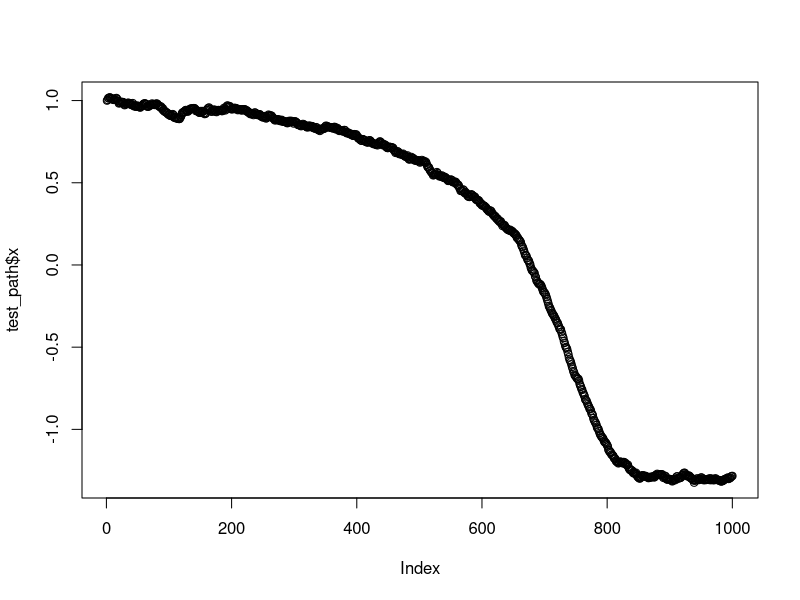

R code for this plot: (Note: this script raises an error after producing the figure.)
## ---- chunk 1
library(ggplot2)
## ---- chunk 2
make_path <- function(x0, beta4 = 1, beta2 = 1, sigma = 1, tmax = 2, deltat = 0.01, lambda0 = 0.5, lambda_end){
  t <- seq(from = 0, to = tmax, by = deltat)
  x <- numeric(length = length(t))
  x[1] <- x0
  dW <- rnorm(n = length(t) - 1)
  lambda <- seq(from = lambda0, to = lambda_end, along.with = t)
  drift <- function(x, lambda){
    -beta4*x^3 + beta2*x + lambda
  }
  for (i in (2:length(t))){
    x[i] <- x[i-1] + drift(x = x[i-1], lambda = lambda[i-1])*deltat + dW[i]*sqrt(deltat)*sigma
  }
  data.frame(t,x)
}
## ---- chunk 3
test_path <- make_path(x0 = 1, sigma = 0.05, tmax = 10, deltat = 0.01, lambda0 = 0, lambda_end = -1)
plot(test_path$x)
## ---- chunk 4
hypothesis_tester <- function(data, beta4 = 1, beta2 = 1, classifier = z_test){
  x <- data$x
  t <- data$t
  deltat <- t[2] - t[1]
  drift <- function(x){
    -beta4*x^3 + beta2*x
  }
  x_predicted <- numeric(length = length(x))
  x_predicted[1] <- x[1]
  for (i in (2:length(x_predicted))){
    x_predicted[i] <- x[i-1] + drift(x[i-1])*deltat
  }
  residuals <- (x-x_predicted)[2:length(x)]
  out <- z_test(residuals)
  out
}
## ---- chunk 5
z_test <- function(x, alpha = 0.6){
  rejected <- 0
  Z <- mean(x, na.rm = TRUE)/sd(x, na.rm = TRUE)
  if (pnorm(abs(Z)) > 1-(1-alpha)/2){
    rejected <- 1 #Reject = true => bifurcation detected
  }
  out <- c(rejected, Z)
}
## ---- chunk 6
test_path <- make_path(x0 = 1, sigma = 0.05, tmax = 10, deltat = 0.01, lambda0 = 0, lambda_end = -1)
hypothesis_tester(data = test_path)

## ---- chunk 7
sample_paths_maker <- function(model, n){
  sample_paths <- vector(mode = "list", length = n)
  for (i in (1:length(sample_paths))){
    sample_paths[[i]] <- model()
  }
  sample_paths
}
## ---- chunk 8
positive_rate_computer <- function(data, method){
  n <- length(data)
  positives <- 0
  for (i in (1:n)){
    positive <- method(data[[i]])[1]
    positives <- positives + positive
  }
  rate <- positives/n
  rate
}
## ---- chunk 9
model_H1 <- function(){
  make_path(x0 = 1, sigma = 0.05, tmax = 10, deltat = 0.01, lambda0 = 0, lambda_end = -1)
}
method <- hypothesis_tester
data <- sample_paths_maker(model = model_H1, n = 100)
## ---- chunk 10
true_positive_rate <- positive_rate_computer(data = data, method <- hypothesis_tester)
## ---- chunk 11
positive_rate_computer <- function(model, method, n = 100){
  #browser()
  positives <- 0
  for (i in (1:n)){
    test_path <- model()
    positive <- method(test_path)[1]
    positives <- positives + positive
  }
  rate <- positives/n
  rate
}
## ---- chunk 12
#Defining the parameters for the rate computation
model_H1 <- function(){
  make_path(x0 = 1, sigma = 0.05, tmax = 10, deltat = 0.01, lambda0 = 0, lambda_end = -1)
}
method <- hypothesis_tester
## ---- chunk 13
true_positive_rate <- positive_rate_computer(model = model_H1, method = method, n = 100)
## ---- chunk 14
u <- seq(from = 0.7, to = 0.8, length.out = 11)
thresh <- qnorm(u)[2:(length(u)-1)]
## ---- chunk 15
z_tester_maker <- function(thresh){
  z_test <- function(x, alpha){
    rejected <- 0
    Z <- mean(x, na.rm = TRUE)/sd(x, na.rm = TRUE)
    if (pnorm(abs(Z)) > 1-(1-alpha)/2){
      rejected <- 1 #Reject = true => bifurcation detected
    }
    out <- c(rejected, Z)
  }
  hypothesis_tester <- function(data, beta4 = 1, beta2 = 1, classifier = z_test){
    x <- data$x
    t <- data$t
    deltat <- t[2] - t[1]
    drift <- function(x){
      -beta4*x^3 + beta2*x
    }
    x_predicted <- numeric(length = length(x))
    x_predicted[1] <- x[1]
    for (i in (2:length(x_predicted))){
      x_predicted[i] <- x[i-1] + drift(x[i-1])*deltat
    }
    residuals <- (x-x_predicted)[2:length(x)]
    out <- z_test(x = residuals, alpha = thresh)
    out
  }
  hypothesis_tester
}
## ---- chunk 16
z_testers <- lapply(X = thresh, FUN = z_tester_maker)
## ---- chunk 17
positive_rates_computer <- function(data, methods){
  n <- length(data)
  l <- length(methods)
  rates <- numeric(length = l)
  for (i in (1:l)){
    rate <- positive_rate_computer(data = data, method = methods[[i]])
    rates[i] <- rate
  }
  rates
}
## ---- chunk 18
true_positive_rates <- positive_rates_computer(data = data, methods = z_testers)
## ---- chunk 19
model_H0 <- function(){
  make_path(x0 = 1, sigma = 0.05, tmax = 10, deltat = 0.01, lambda0 = 0, lambda_end = 0)
}
data_H0 <- sample_paths_maker(model = model_H0, n = 100)
## ---- chunk 20
false_positive_rates <- positive_rates_computer(data = data_H0, methods = z_testers)
## ---- chunk 21
sigma_test <- 0.1
tmax <- 10
deltat <- 0.1
u <- seq(from = 0.1, to = 0.9, length.out = 11)
thresh <- qnorm(u)[2:(length(u)-1)]

model_H0 <- function(){
  make_path(x0 = 1, sigma = sigma_test, tmax = tmax, deltat = deltat, lambda0 = 0, lambda_end = 0)
}
data_H0 <- sample_paths_maker(model = model_H0, n = 100)
model_H1 <- function(){
  make_path(x0 = 1, sigma =sigma_test, tmax = tmax, deltat = deltat, lambda0 = 0, lambda_end = -1)
}
data_H1 <- sample_paths_maker(model = model_H1, n = 100)
false_positive_rates <- positive_rates_computer(data = data_H0, methods = z_testers)
true_positive_rates <- positive_rates_computer(data = data_H1, methods = z_testers)

## ---- chunk 22
x_test <- seq(from = 0, to = 1, by = 0.1)
y_test <- (sin(x_test*pi/2))^(1/2)
 plot(x_test, y_test)
## ---- chunk 23
test_plot_data <- data.frame(x_test, y_test)
test_plot <- ggplot(data = test_plot_data, mapping = aes(x = x_test, y = y_test)) + geom_line()
test_plot
## ---- chunk 24
AUC_computer <- function(data){
  x <- data[[1]]
  y <- data[[2]]
  no_intermediate_points <- length(x) + 1
  intermediate_points <- numeric(length = no_intermediate_points)
  for (i in (2:(no_intermediate_points - 1))){
    intermediate_points[i] <- (x[i-1] + x[i])/2
  }
  intermediate_points[no_intermediate_points] <- 1
  interval_sizes <- diff(intermediate_points)
  columns <- interval_sizes*y
  AUC <- sum(columns)
  out <- list(interval_sizes, y, columns, AUC)
}
## ---- chunk 25
AUC_test <- AUC_computer(data = test_plot_data)
AUC_test
